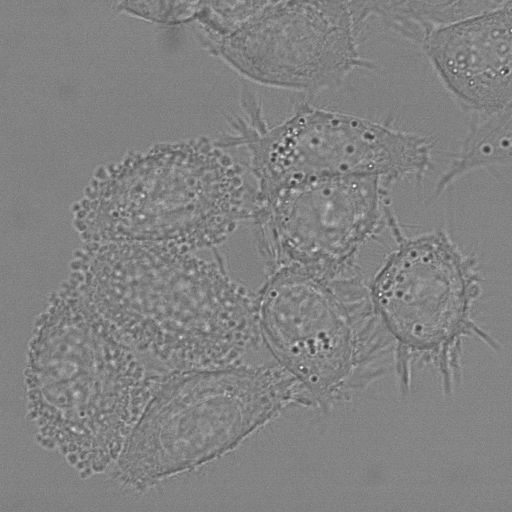
#> input picture input/DIC-C2DH-HeLa/Sequence 1/t000.tif, 512 x 512 px
$ python -i preprocess.py   (imports and definitions only)   (older library calls are emulated)
#> lines starting #> are read from the running program, lines starting #| are printed output that depends on the picture
import cv2
import numpy as np
import skimage.transform as trans

def c_stretch(img, absmin, absmax):
    imgmin = img.min()
    imgmax = img.max()
    out = (img - imgmin) * ((absmax - absmin)/(imgmax - imgmin)) + absmin
    out = np.uint8(out)
    return out

def unsharp_mask(img, sigma, m_fac):
    I = np.int16(img)
    L = cv2.GaussianBlur(I, (0, 0), sigmaX=sigma)
    H = np.subtract(I, L)
    out = np.multiply(H, m_fac)
    out = np.add(I, out)
    np.clip(out, 0, 255, out)
    out = np.uint8(out)

    return out

def preprocess(image, flag=0, model=None):
    if (flag == 0):
        img = l_hela_proc(image, model)
    elif (flag == 1):
        img = s_hela_proc(image)
    else:
        img = psc_proc(image)

    return img


def l_hela_proc(image, model):
    shape = image.shape
    flat = image.flatten()
    thresh = 0.05 * shape[0] * shape[1]
    low = 0
    high = 255
    cdf = 0

    for i in range(256):
        cdf += len(flat[flat==i])
        if (cdf > thresh):
            low = i
            break

    cdf = 0

    for i in range(255, -1, -1):
        cdf += len(flat[flat==i])
        if (cdf > thresh):
            high = i
            break

    np.clip(image, low, high, image)
    img = cv2.GaussianBlur(image, (0, 0), 1)
    img = c_stretch(img, 0, 255)
    img = unsharp_mask(img, 1, 1.25)

    proc = img / 255
    proc = trans.resize(proc, (256, 256, 1))

    proc = np.reshape(proc, (1, )+proc.shape)


    res = model.predict(proc)
    res = res[0, :, :, 0]
    res = res * 255
    np.clip(res, 0, 255, res)
    res = np.uint8(res)
    _, res = cv2.threshold(res, 150, 255, cv2.THRESH_TOZERO)
    res = cv2.adaptiveThreshold(res, 255, cv2.ADAPTIVE_THRESH_GAUSSIAN_C,
                         cv2.THRESH_BINARY, 101, 0)

    res = trans.resize(res, shape)
    res = res * 255
    res = np.uint8(res)

    return res


def s_hela_proc(image):
    res = cv2.GaussianBlur(image, (0, 0), 2)

    res = c_stretch(res, 0, 255)
    res = cv2.morphologyEx(res, cv2.MORPH_TOPHAT, np.ones((41, 41)))

    res = c_stretch(res, 0, 255)


    res = cv2.adaptiveThreshold(res, 255, cv2.ADAPTIVE_THRESH_GAUSSIAN_C, cv2.THRESH_BINARY,
                                    101, 0)
#    kernel = 1 / 25 * np.ones((5, 5))
#    res = cv2.filter2D(res, cv2.CV_8U, kernel)

    return res


def psc_proc(image):
    kernel = 1/9 * np.ones((3, 3))
    res = cv2.filter2D(image, cv2.CV_8U, kernel)
    res = c_stretch(res, 0, 255)
    res = cv2.morphologyEx(res, cv2.MORPH_TOPHAT, np.ones((41, 41)))

    res= c_stretch(res, 0, 255)
    _, res= cv2.threshold(res, 30, 255, cv2.THRESH_TOZERO)
#res = cv2.filter2D(res, cv2.CV_8U, kernel)
    res = cv2.adaptiveThreshold(res, 255, cv2.ADAPTIVE_THRESH_GAUSSIAN_C, cv2.THRESH_BINARY,
                                    41, 0)

#    _, res= cv2.threshold(res, 0, 255, cv2.THRESH_BINARY+cv2.THRESH_OTSU)
#res = cv2.filter2D(res, cv2.CV_8U, kernel)

    return res

>>> import cv2
>>> picture = cv2.imread('../input/DIC-C2DH-HeLa/Sequence 1/t000.tif')
#> picture is the input picture: shape (512, 512, 3); min 47, max 255, mean 130
>>> result = preprocess(picture)
#> the loop in l_hela_proc, `for i in range(256):` made 106 passes
#> cdf on passes 1 to 12: 0, 0, 0, 0, 0, 0, 0, 0, 0, 0, 0, 0
#> after the loop in l_hela_proc, `for i in range(256):`: cdf = 14097
#> the loop in l_hela_proc, `for i in range(255, -1, -1):` made 100 passes
#> cdf on passes 1 to 12: 9, 9, 9, 9, 9, 9, 9, 9, 9, 12, 12, 12
#> after the loop in l_hela_proc, `for i in range(255, -1, -1):`: cdf = 14694
#> in c_stretch, `imgmin = img.min()`: imgmin = 105
#> in c_stretch, `imgmax = img.max()`: imgmax = 156
#> in c_stretch, `out = (img - imgmin) * ((absmax - absmin)/(imgmax - imgmin)) + absmin`:
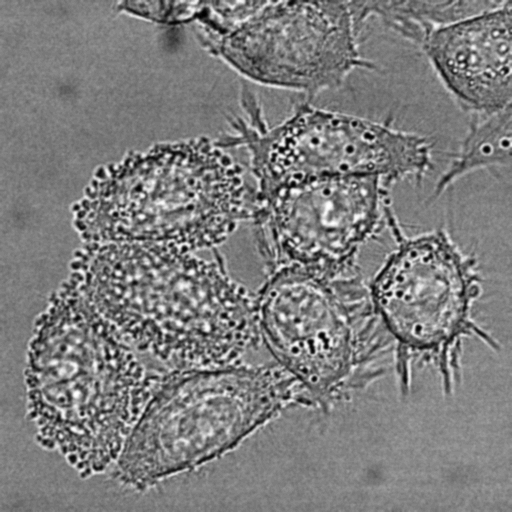
#> out: shape (512, 512, 3) float64; min 0, max 255, mean 125
#> in unsharp_mask, `H = np.subtract(I, L)`:
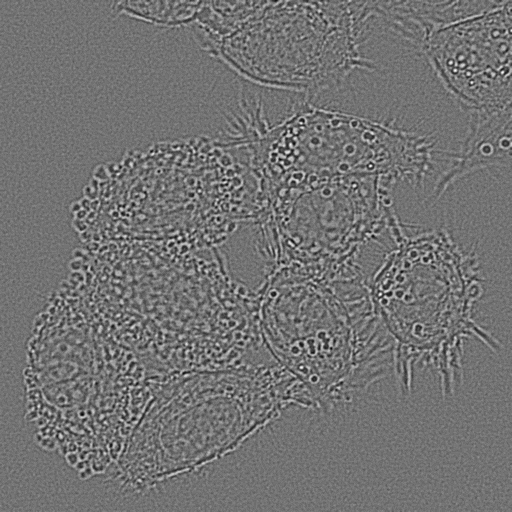
#> H: shape (512, 512, 3) int16; min -42, max 51, mean 0; drawn with min black and max white
#> in unsharp_mask, `np.clip(out, 0, 255, out)`: out: shape (512, 512, 3) float64; min 0, max 255, mean 125
#> in unsharp_mask, `out = np.uint8(out)`:
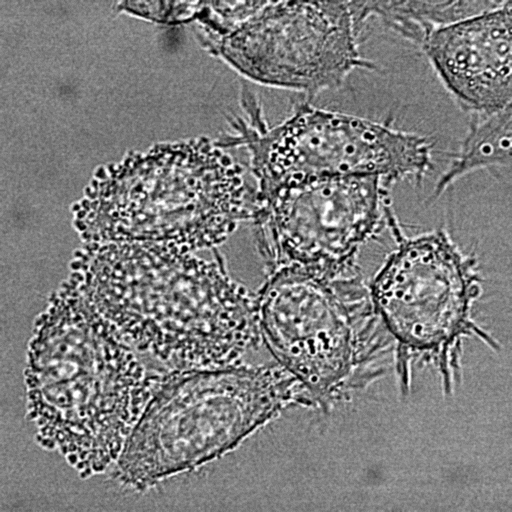
#> out: shape (512, 512, 3); min 0, max 255, mean 124.7
#> in l_hela_proc, `proc = trans.resize(proc, (256, 256, 1))`:
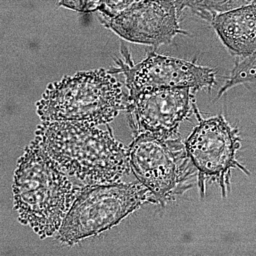
#> proc: shape (256, 256, 1) float64; min 0.00012, max 1, mean 0.489
#> (the run stopped early here; a loop or call above may not have finished)

$ run again, on input/DIC-C2DH-HeLa/Sequence 1/t003.tif
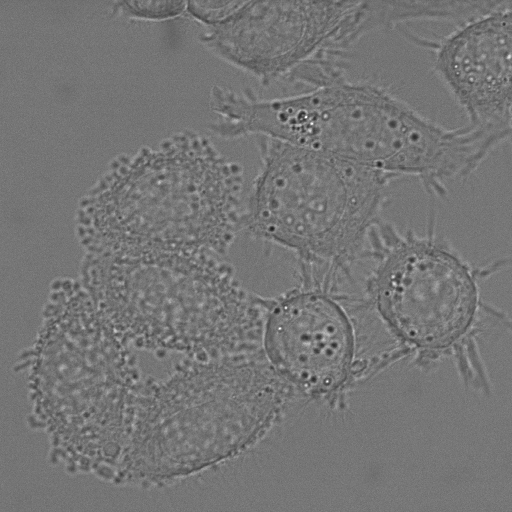
#> input picture input/DIC-C2DH-HeLa/Sequence 1/t003.tif, 512 x 512 px
#> picture is the input picture: shape (512, 512, 3); min 29, max 255, mean 117.3
#> the loop in l_hela_proc, `for i in range(256):` made 92 passes
#> cdf on passes 1 to 8: 0, 0, 0, 0, 0, 0, 0, 0
#> after the loop in l_hela_proc, `for i in range(256):`: cdf = 14265
#> the loop in l_hela_proc, `for i in range(255, -1, -1):` made 112 passes
#> cdf on passes 1 to 8: 6, 9, 9, 9, 9, 12, 12, 15
#> after the loop in l_hela_proc, `for i in range(255, -1, -1):`: cdf = 14721
#> imgmin = 91
#> imgmax = 144
#> in unsharp_mask, `out = np.uint8(out)`:
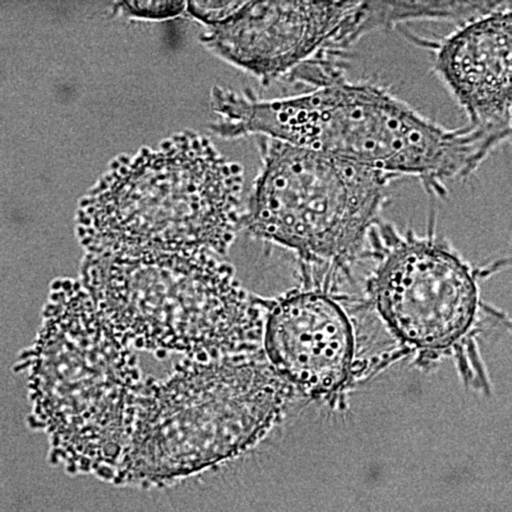
#> out: shape (512, 512, 3); min 0, max 255, mean 125.4
#> in l_hela_proc, `proc = trans.resize(proc, (256, 256, 1))`:
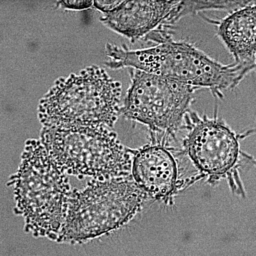
#> proc: shape (256, 256, 1) float64; min 4.6e-06, max 1, mean 0.492

$ run again, on input/DIC-C2DH-HeLa/Sequence 1/t009.tif
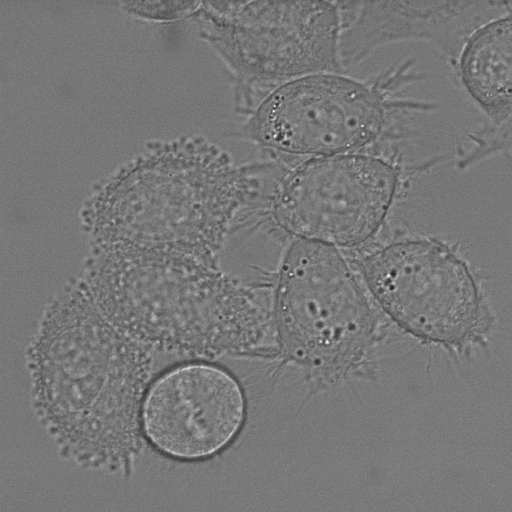
#> input picture input/DIC-C2DH-HeLa/Sequence 1/t009.tif, 512 x 512 px
#> picture is the input picture: shape (512, 512, 3); min 32, max 247, mean 119.4
#> the loop in l_hela_proc, `for i in range(256):` made 93 passes
#> cdf on passes 1 to 8: 0, 0, 0, 0, 0, 0, 0, 0
#> after the loop in l_hela_proc, `for i in range(256):`: cdf = 13725
#> the loop in l_hela_proc, `for i in range(255, -1, -1):` made 110 passes
#> after the loop in l_hela_proc, `for i in range(255, -1, -1):`: cdf = 13890
#> imgmin = 92
#> imgmax = 146
#> in c_stretch, `out = (img - imgmin) * ((absmax - absmin)/(imgmax - imgmin)) + absmin`:
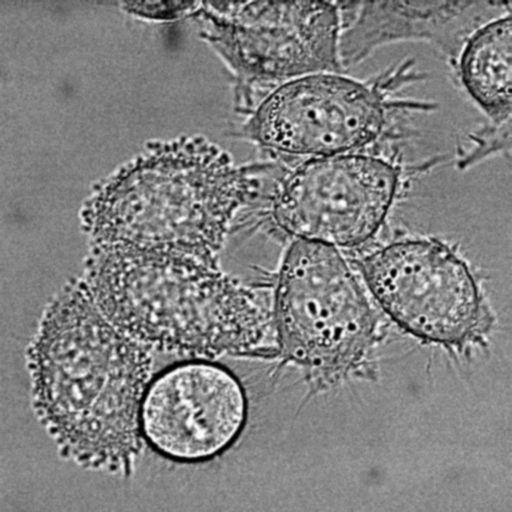
#> out: shape (512, 512, 3) float64; min 0, max 255, mean 129.1
#> in l_hela_proc, `proc = trans.resize(proc, (256, 256, 1))`:
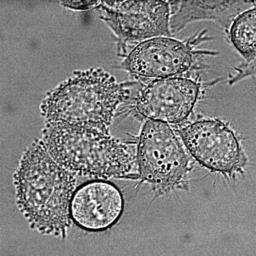
#> proc: shape (256, 256, 1) float64; min 2.44e-05, max 1, mean 0.503

$ run again, on input/DIC-C2DH-HeLa/Sequence 1/t012.tif
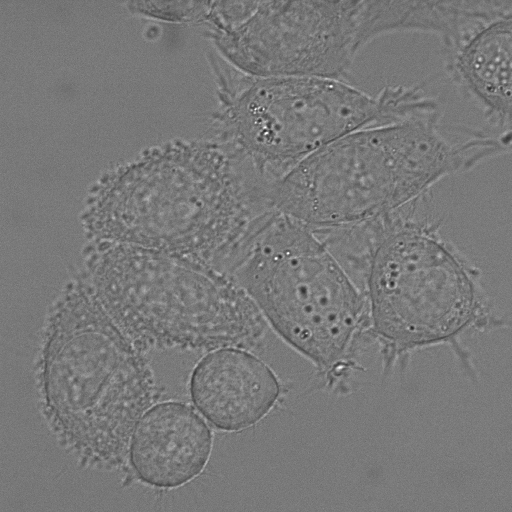
#> input picture input/DIC-C2DH-HeLa/Sequence 1/t012.tif, 512 x 512 px
#> picture is the input picture: shape (512, 512, 3); min 40, max 255, mean 120.6
#> the loop in l_hela_proc, `for i in range(256):` made 97 passes
#> cdf on passes 1 to 8: 0, 0, 0, 0, 0, 0, 0, 0
#> after the loop in l_hela_proc, `for i in range(256):`: cdf = 14568
#> the loop in l_hela_proc, `for i in range(255, -1, -1):` made 110 passes
#> cdf on passes 1 to 8: 27, 27, 27, 27, 27, 30, 33, 33
#> after the loop in l_hela_proc, `for i in range(255, -1, -1):`: cdf = 14421
#> imgmin = 96
#> imgmax = 146
#> in unsharp_mask, `out = np.uint8(out)`:
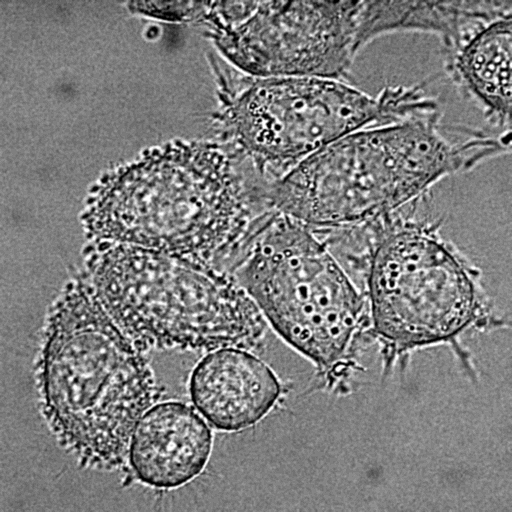
#> out: shape (512, 512, 3); min 0, max 255, mean 124.4
#> in l_hela_proc, `proc = trans.resize(proc, (256, 256, 1))`:
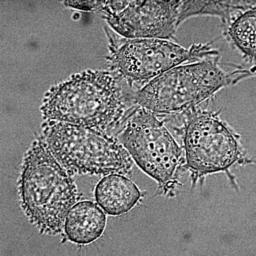
#> proc: shape (256, 256, 1) float64; min 1.41e-05, max 0.997, mean 0.488
